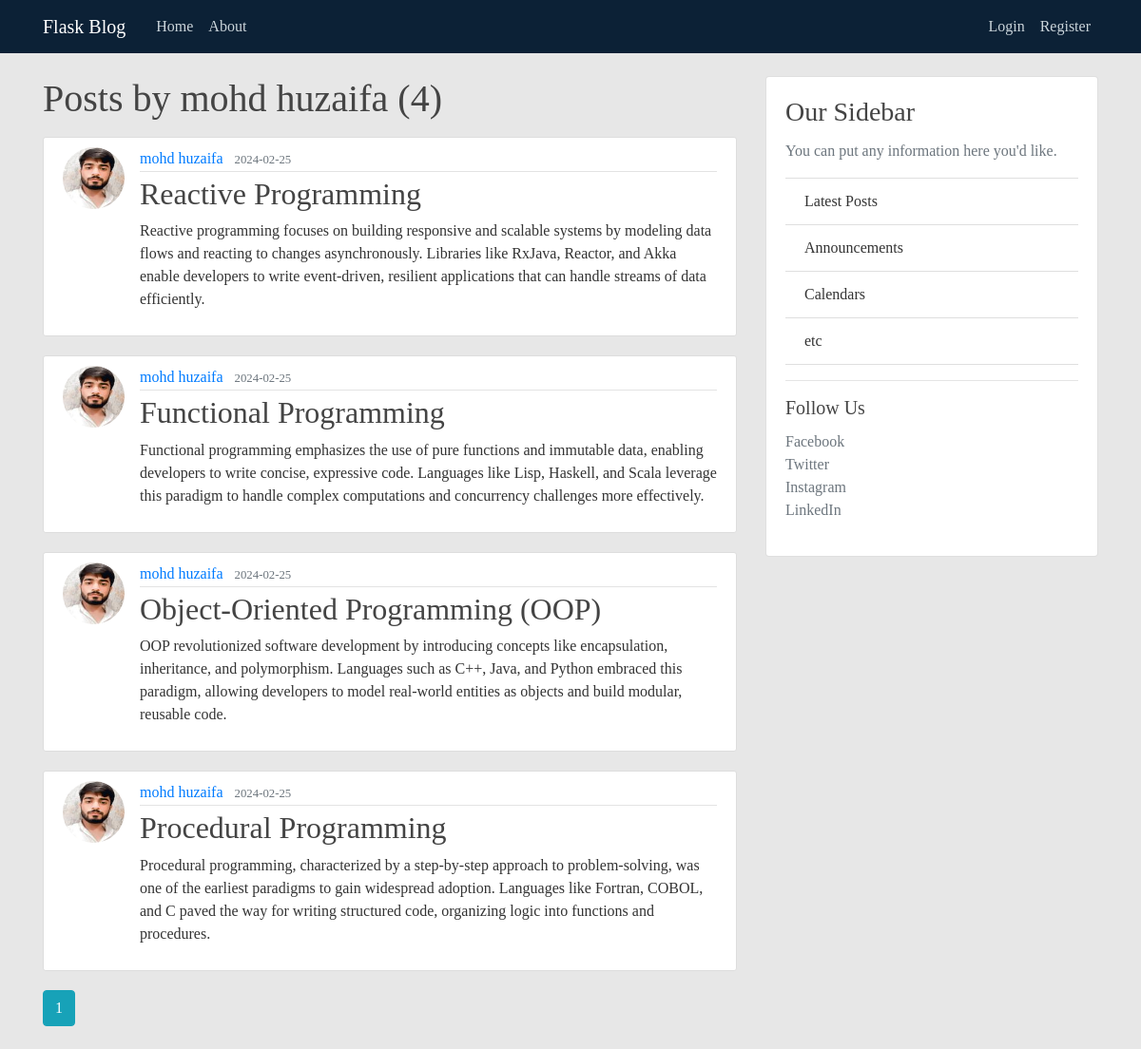
Before: /user/mohd huzaifa with the older database file.
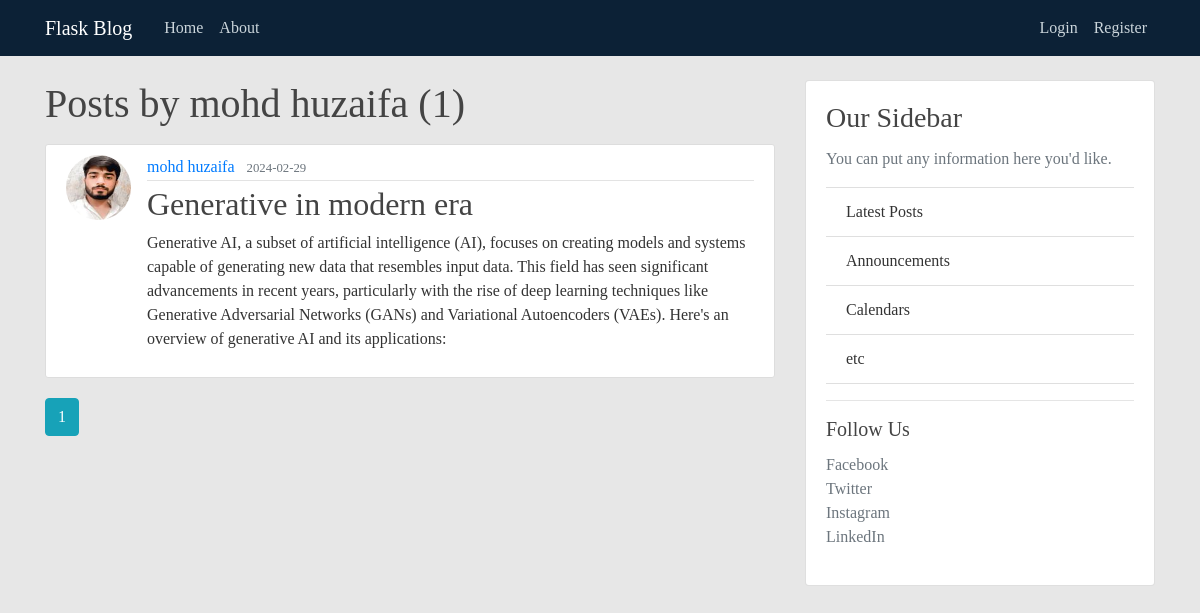
After: the same page with the newer database file.
### flaskblog/models.py (models this page shows, shortened)
class User(db.Model, UserMixin):
    id = db.Column(db.Integer, primary_key=True)
    username = db.Column(db.String(20), unique=True, nullable=False)
    email = db.Column(db.String(120), unique=True, nullable=False)
    image_file = db.Column(db.String(20), nullable=False, default='default.jpg')
    password = db.Column(db.String(60), nullable=False)
    posts = db.relationship('Post', backref='author', lazy=True)

class Post(db.Model):
    id = db.Column(db.Integer, primary_key=True)
    title = db.Column(db.String(100), nullable=False)
    date_posted = db.Column(db.DateTime, nullable=False, default=datetime.utcnow)
    content = db.Column(db.Text, nullable=False)
    user_id = db.Column(db.Integer, db.ForeignKey('user.id'), nullable=False)

### flaskblog/users/routes.py (the view)
@users.route("/user/<string:username>")
def user_posts(username):
    page = request.args.get('page', 1, type=int)
    user = User.query.filter_by(username=username).first_or_404()
    posts = Post.query.filter_by(author=user)\
        .order_by(Post.date_posted.desc())\
        .paginate(page=page, per_page=5)
    return render_template('user_posts.html', posts=posts, user=user)

### flaskblog/templates/user_posts.html
{% extends "layout.html" %}
{% block content %}
    <h1 class="mb-3">Posts by {{ user.username }} ({{ posts.total }})</h1>
    {% for post in posts.items %}
        <article class="media content-section">
          <img class="rounded-circle article-img" src="{{ url_for('static', filename='profile_pics/' + post.author.image_file) }}">
          <div class="media-body">
            <div class="article-metadata">
              <a class="mr-2" href="{{ url_for('users.user_posts', username=post.author.username) }}">{{ post.author.username }}</a>
              <small class="text-muted">{{ post.date_posted.strftime('%Y-%m-%d') }}</small>
            </div>
            <h2><a class="article-title" href="{{ url_for('posts.post', post_id=post.id) }}">{{ post.title }}</a></h2>
            <p class="article-content">{{ post.content }}</p>
          </div>
        </article>
    {% endfor %}
    {% for page_num in posts.iter_pages(left_edge=1, right_edge=1, left_current=1, right_current=2) %}
      {% if page_num %}
        {% if posts.page == page_num %}
          <a class="btn btn-info mb-4" href="{{ url_for('users.user_posts', username=user.username, page=page_num) }}">{{ page_num }}</a>
        {% else %}
          <a class="btn btn-outline-info mb-4" href="{{ url_for('users.user_posts', username=user.username, page=page_num) }}">{{ page_num }}</a>
        {% endif %}
      {% else %}
        ...
      {% endif %}
    {% endfor %}
{% endblock content %}

### flaskblog/templates/layout.html (shortened to what this page needs)
<!DOCTYPE html>
<html>
<head>
    <link rel="stylesheet" href="https://maxcdn.bootstrapcdn.com/bootstrap/4.0.0/css/bootstrap.min.css">
    <link rel="stylesheet" type="text/css" href="{{ url_for('static', filename='main.css') }}">
</head>
<body>
    <header class="site-header">
      <nav class="navbar navbar-expand-md navbar-dark bg-steel fixed-top">
        <div class="container">
          <a class="navbar-brand mr-4" href="/">Flask Blog</a>
          <div class="collapse navbar-collapse" id="navbarToggle">
            <div class="navbar-nav mr-auto">
              <a class="nav-item nav-link" href="{{ url_for('main.home') }}">Home</a>
              <a class="nav-item nav-link" href="{{ url_for('main.about') }}">About</a>
            </div>
            <div class="navbar-nav">
              {% if current_user.is_authenticated %}
                <a class="nav-item nav-link" href="{{ url_for('posts.new_post') }}">New Post</a>
                <a class="nav-item nav-link" href="{{ url_for('users.account') }}">Account</a>
                <a class="nav-item nav-link" href="{{ url_for('users.logout') }}">Logout</a>
              {% else %}
                <a class="nav-item nav-link" href="{{ url_for('users.login') }}">Login</a>
                <a class="nav-item nav-link" href="{{ url_for('users.register') }}">Register</a>
              {% endif %}
            </div>
          </div>
        </div>
      </nav>
    </header>
    <main role="main" class="container">
      <div class="row">
        <div class="col-md-8">
          {% block content %}{% endblock %}
        </div>
        <div class="col-md-4">
          <div class="card mb-4">
            <div class="card-body">
              <h3 class="card-title">Our Sidebar</h3>
              <p class="card-text text-muted">You can put any information here you'd like.</p>
              <ul class="list-group list-group-flush">
                <li class="list-group-item">Latest Posts</li>
                <li class="list-group-item">Announcements</li>
                <li class="list-group-item">Calendars</li>
                <li class="list-group-item">etc</li>
              </ul>
                  <hr>
                  <h5 class="card-title">Follow Us</h5>
                  <ul class="list-unstyled">
                    <li><a href="#" class="text-muted">Facebook</a></li>
                    <li><a href="#" class="text-muted">Twitter</a></li>
                    <li><a href="#" class="text-muted">Instagram</a></li>
                    <li><a href="#" class="text-muted">LinkedIn</a></li>
                  </ul>
                  </div>
                  </div>
      </div>
      </div>
    </main>
</body>
</html>

### flaskblog/static/main.css (style rules this page uses)
body { background: #e7e7e7; color: #333333; margin-top: 5rem; font-family: 'Times New Roman', Times, serif; }
h1, h2, h3, h4, h5, h6 { color: #444444; }
.bg-steel { background-color: #0c2136; }
.site-header .navbar-nav .nav-link { color: #cbd5db; }
.content-section { background: #ffffff; padding: 10px 20px; border: 1px solid #dddddd; border-radius: 3px; margin-bottom: 20px; }
.article-title { color: #444444; }
.article-content { white-space: pre-line; }
.article-img { height: 65px; width: 65px; margin-right: 16px; }
.article-metadata { padding-bottom: 1px; margin-bottom: 4px; border-bottom: 1px solid #e3e3e3 }

Changed rows visible on the page:
removed Post: image_file (picture), author.username "mohd huzaifa", date_posted "2024-02-25", title "Reactive Programming", content "Reactive programming focuses on building responsive and scalable systems by modeling data flows and reacting to changes asynchronously. Libraries like RxJava, Reactor, and Akka enable developers to write event-driven, resilient applications that can handle streams of data efficiently."
removed Post: image_file (picture), author.username "mohd huzaifa", date_posted "2024-02-25", title "Functional Programming", content "Functional programming emphasizes the use of pure functions and immutable data, enabling developers to write concise, expressive code. Languages like Lisp, Haskell, and Scala leverage this paradigm to handle complex computations and concurrency challenges more effectively."
removed Post: image_file (picture), author.username "mohd huzaifa", date_posted "2024-02-25", title "Object-Oriented Programming (OOP)", content "OOP revolutionized software development by introducing concepts like encapsulation, inheritance, and polymorphism. Languages such as C++, Java, and Python embraced this paradigm, allowing developers to model real-world entities as objects and build modular, reusable code."
changed Post "mohd huzaifa": date_posted "2024-02-25" → "2024-02-29"; title "Procedural Programming" → "Generative in modern era"; content "Procedural programming, characterized by a step-by-step approach to problem-solving, was one of the earliest paradigms to gain widespread adoption. Languages like Fortran, COBOL, and C paved the way for writing structured code, organizing logic into functions and procedures." → "Generative AI, a subset of artificial intelligence (AI), focuses on creating models and systems capable of generating new data that resembles input data. This field has seen significant advancements in recent years, particularly with the rise of deep learning techniques like Generative Adversarial Networks (GANs) and Variational Autoencoders (VAEs). Here's an overview of generative AI and its applications:"
Other visible differences:
{{ posts.total }}: "4" → "1"
